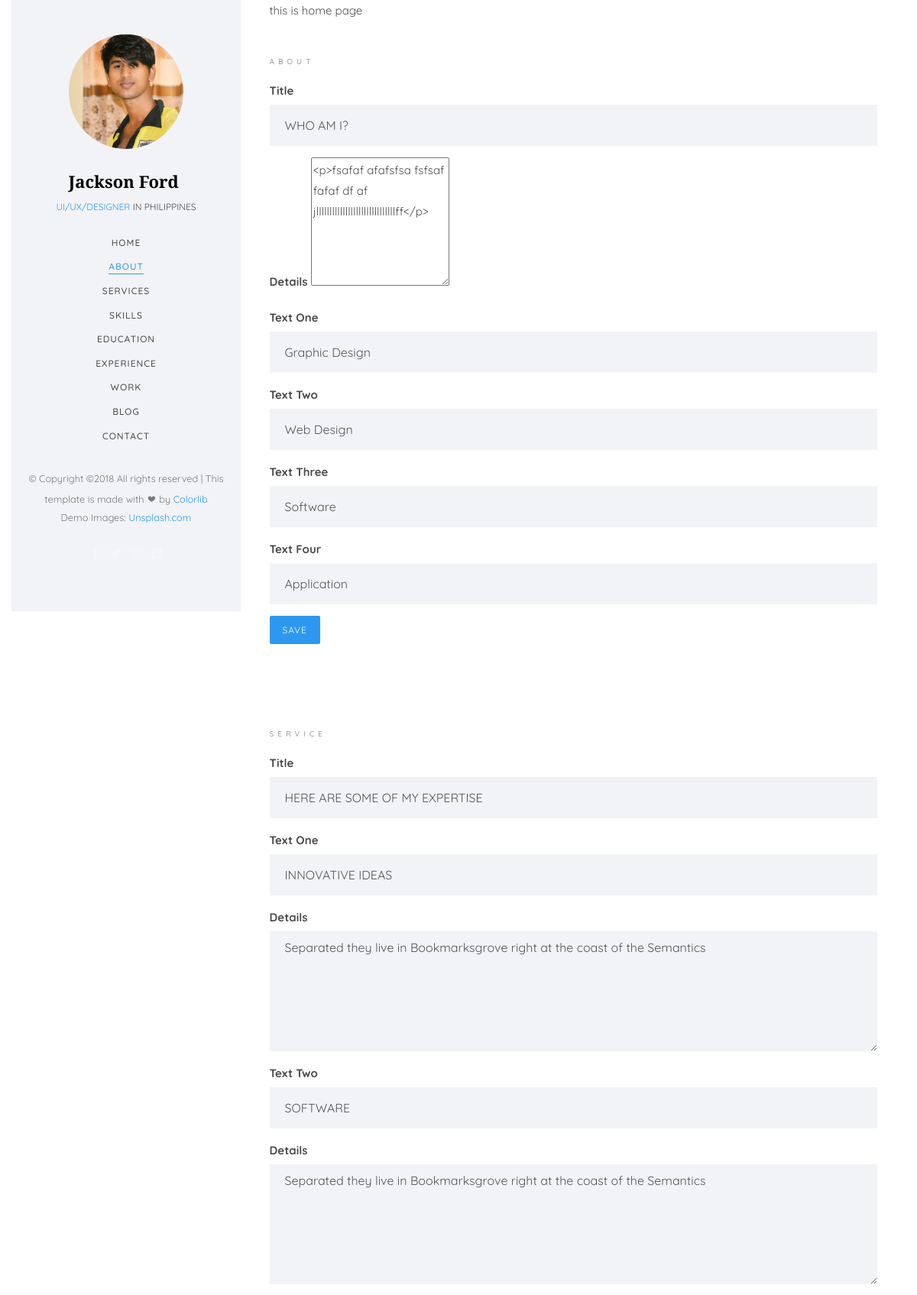
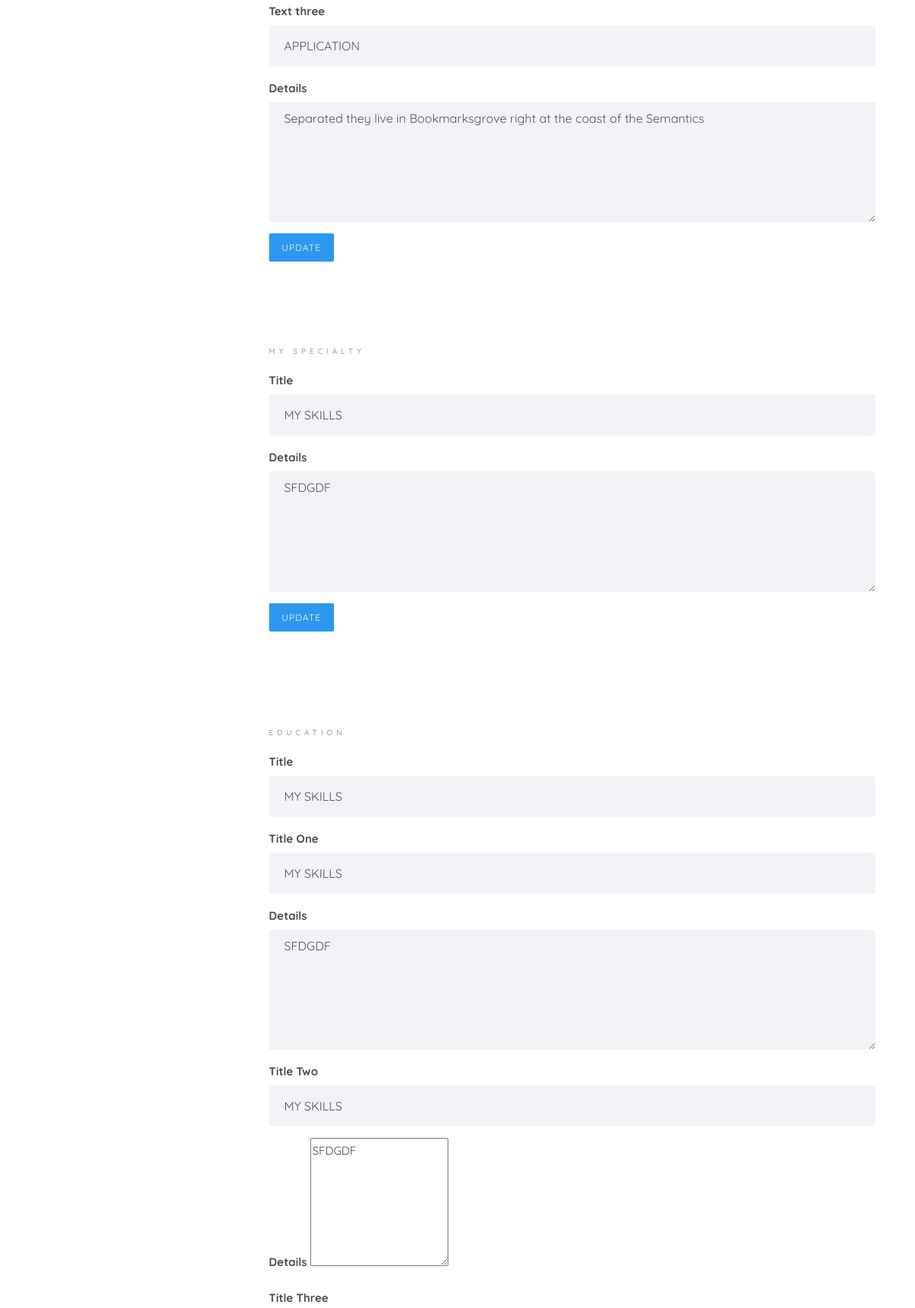
The app's page /admin/index.php (upper part) with its own data (2 pictures, top to bottom).
### tables this page shows
CREATE TABLE `tbl_about` (
  `sn` int(11) NOT NULL,
  `title` varchar(140) NOT NULL,
  `detail` text NOT NULL,
  `text_one` varchar(100) NOT NULL,
  `text_two` varchar(100) NOT NULL,
  `text_three` varchar(100) NOT NULL,
  `text_four` varchar(100) NOT NULL
);

CREATE TABLE `tbl_service` (
  `sn` int(11) NOT NULL,
  `title` varchar(150) NOT NULL,
  `text_one` varchar(50) NOT NULL,
  `text_one_details` text NOT NULL,
  `text_two` varchar(50) NOT NULL,
  `text_two_details` text NOT NULL,
  `text_three` varchar(50) NOT NULL,
  `text_three_details` text NOT NULL
);

CREATE TABLE `tbl_skill` (
  `sn` int(11) NOT NULL,
  `title` varchar(50) NOT NULL,
  `details` text NOT NULL
);

### admin/index.php (called while the page is built)
<?php include('include/header.php'); ?>
<?php include('body.php'); ?>
<?php include('include/footer.php'); ?>

### admin/body.php (the view, shortened to what this page needs)
<?php
$result1 = $mysqli->query("SELECT * FROM tbl_about ORDER BY SN DESC LIMIT 1");
$row1 = $result1->fetch_assoc();
$result_service = $mysqli->query("SELECT * FROM tbl_service ORDER BY SN DESC LIMIT 1");
$row_service = $result_service->fetch_assoc();
$result_skill = $mysqli->query("SELECT * FROM tbl_skill ORDER BY SN DESC LIMIT 1");
$row_skill = $result_skill->fetch_assoc();
?>
	<div id="colorlib-page">
		<div class="container-wrap">
		<aside id="colorlib-aside" role="complementary" class="border js-fullheight">
			<div class="text-center">
				<div class="author-img" style="background-image: url(./images/me.jpg);"></div>
				<h1 id="colorlib-logo"><a href="index.html">Jackson Ford</a></h1>
				<span class="position"><a href="#">UI/UX/Designer</a> in Philippines</span>
			</div>
			<nav id="colorlib-main-menu" role="navigation" class="navbar">
				<div id="navbar" class="collapse">
					<ul>
						<li class="active"><a href="#" data-nav-section="home">Home</a></li>
						<li><a href="#" data-nav-section="about">About</a></li>
						<li><a href="#" data-nav-section="services">Services</a></li>
						<li><a href="#" data-nav-section="skills">Skills</a></li>
						<li><a href="#" data-nav-section="education">Education</a></li>
						<li><a href="#" data-nav-section="experience">Experience</a></li>
						<li><a href="#" data-nav-section="work">Work</a></li>
						<li><a href="#" data-nav-section="blog">Blog</a></li>
						<li><a href="#" data-nav-section="contact">Contact</a></li>
					</ul>
				</div>
			</nav>
			<div class="colorlib-footer">
				<p><small>&copy;
Copyright &copy;<script>document.write(new Date().getFullYear());</script> All rights reserved | This template is made with <i class="icon-heart" aria-hidden="true"></i> by <a href="https://colorlib.com" target="_blank">Colorlib</a>
 </span> <span>Demo Images: <a href="https://unsplash.com/" target="_blank">Unsplash.com</a></span></small></p>
				<ul>
					<li><a href="#"><i class="icon-facebook2"></i></a></li>
					<li><a href="#"><i class="icon-twitter2"></i></a></li>
					<li><a href="#"><i class="icon-instagram"></i></a></li>
					<li><a href="#"><i class="icon-linkedin2"></i></a></li>
				</ul>
			</div>
		</aside>
		<div id="colorlib-main">
			<section class="colorlib-home" data-section="home">
				<div class="colorlib-narrow-content">
					<div class="row">
						<div class="col-md-12">
							this is home page
						</div>
					</div>
				</div>
			</section>
			<section class="colorlib-about" data-section="about" style="padding-top: 3em;padding-bottom: 4em;">
				<div class="colorlib-narrow-content">
				<div class="row">
				<div class="col-md-12">
					<div class="box box-primary">
				    		<span class="heading-meta">ABOUT</span>
				            <form role="form" method="post">
				              <div class="box-body">
				                <div class="form-group">
				                  <label for="exampleInputEmail1">Title</label>
				                 <input type="text" class="form-control" name="title" value="<?php echo $row1['title'];?>" >
				                </div>
				                <div class="form-group">
				                  <label>Details</label>
				                  <textarea class="ckeditor"  rows="6" name="details"><?php echo $row1['detail'];?></textarea>
				                </div>
				                <div class="form-group">
				                  <label for="exampleInputEmail1">Text One</label>
				                 <input type="text" class="form-control" name="text_one" value="<?php echo $row1['text_one'];?>" >
				                </div>
				                <div class="form-group">
				                  <label for="exampleInputEmail1">Text Two</label>
				                 <input type="text" class="form-control" name="text_two" value="<?php echo $row1['text_two'];?>">
				                </div>
				                <div class="form-group">
				                  <label for="exampleInputEmail1">Text Three</label>
				                 <input type="text" class="form-control" name="text_three" value="<?php echo $row1['text_three'];?>">
				                </div>
				                <div class="form-group">
				                  <label for="exampleInputEmail1">Text Four</label>
				                 <input type="text" class="form-control" name="text_four" value="<?php echo $row1['text_four'];?>">
				                </div>
				              <div class="box-footer">
				                <input type="submit" class="btn btn-primary" name="subbtn_ok" value="save" />
				              </div>
				          </div>
				            </form>
				    </div>
				</div>
				</div>
				</div>
			</section>
			<section class="colorlib-services" data-section="services" style="padding-top: 3em;padding-bottom:4em;">
				<div class="colorlib-narrow-content">
						<div class="row">
						<div class="col-md-12">
							<span class="heading-meta">SERVICE</span>
				            <form role="form" method="post">
				              <div class="box-body">
				                <div class="form-group">
				                  <label for="exampleInputEmail1">Title</label>
				                 <input type="text" class="form-control" name="title_service" value="<?php if($row_service['sn']==''){echo 'plz insert value!!!';}else{echo $row_service['title'];}?>" >
				                </div>
				                <div class="form-group">
				                  <label for="exampleInputEmail1">Text One</label>
				                 <input type="text" class="form-control" name="text_one_service" value="<?php if($row_service['sn']==''){echo 'plz insert value!!!';}else{echo $row_service['text_one'];}?>">
				                </div>
				                <div class="form-group">
				                  <label>Details</label>
				                  <textarea class="form-control"  rows="6" name="text_one_details"><?php if($row_service['sn']==''){echo 'plz insert value!!!';}else{echo $row_service['text_one_details'];}?></textarea>
				                </div>
				                <div class="form-group">
				                  <label for="exampleInputEmail1">Text Two</label>
				                 <input type="text" class="form-control" name="text_two_service" value="<?php if($row_service['sn']==''){echo 'plz insert value!!!';}else{echo $row_service['text_two'];}?>" >
				                </div>
				                <div class="form-group">
				                  <label>Details</label>
				                  <textarea class="form-control"  rows="6" name="text_two_details"><?php if($row_service['sn']==''){echo 'plz insert value!!!';}else{echo $row_service['text_two_details'];}?></textarea>
				                </div>
				                <div class="form-group">
				                  <label for="exampleInputEmail1">Text three</label>
				                 <input type="text" class="form-control" name="text_three_service" value="<?php if($row_service['sn']==''){echo 'plz insert value!!!';}else{echo $row_service['text_three'];}?>" >
				                </div>
				                <div class="form-group">
				                  <label>Details</label>
				                  <textarea class="form-control"  rows="6" name="text_three_details"><?php if($row_service['sn']==''){echo 'plz insert value!!!';}else{echo $row_service['text_three_details'];}?></textarea>
				                </div>
				              <div class="box-footer">
				                <input type="submit" class="btn btn-primary" name="subbtn_service" value="<?php if($row_service['sn']==''){echo 'save';}else{echo 'update';}?>" />
				              </div>
				          </div>
				            </form>
						</div>
					</div>
				</div>
			</section>
			<section class="colorlib-skills" data-section="skills" style="padding-top: 3em;padding-bottom:4em;">
				<div class="colorlib-narrow-content">
					<div class="row">
						<div class="col-md-12">
						<span class="heading-meta">My Specialty</span>
				            <form role="form" method="post">
				              <div class="box-body">
				                <div class="form-group">
				                  <label for="exampleInputEmail1">Title</label>
				                 <input type="text" class="form-control" name="title_skill" value="<?php if($row_skill['sn']==''){echo 'plz insert value!!!';}else{echo $row_skill['title'];}?>" >
				                </div>
				                <div class="form-group">
				                  <label>Details</label>
				                  <textarea class="form-control"  rows="6" name="text_details_skill"><?php if($row_skill['sn']==''){echo 'plz insert value!!!';}else{echo $row_skill['details'];}?></textarea>
				                </div>
				              <div class="box-footer">
				                <input type="submit" class="btn btn-primary" name="subbtn_skill" value="<?php if($row_skill['sn']==''){echo 'save';}else{echo 'update';}?>" />
				              </div>
				          </div>
				            </form>
						</div>
					</div>
				</div>
			</section>
			<section class="colorlib-education" data-section="education">
				<div class="colorlib-narrow-content">
					<div class="row">
						<div class="col-md-12">
						<span class="heading-meta">Education</span>
							<form role="form" method="post">
				              <div class="box-body">
				                <div class="form-group">
				                  <label for="exampleInputEmail1">Title</label>
				                 <input type="text" class="form-control" name="title_skill" value="<?php if($row_skill['sn']==''){echo 'plz insert value!!!';}else{echo $row_skill['title'];}?>" >
				                </div>
				                <div class="form-group">
				                <label for="exampleInputEmail1">Title One</label>
				                 <input type="text" class="form-control" name="title_skill" value="<?php if($row_skill['sn']==''){echo 'plz insert value!!!';}else{echo $row_skill['title'];}?>" >
				                </div>
				                <div class="form-group">
				                  <label>Details</label>
				                  <textarea class="form-control"  rows="6" name="text_details_skill"><?php if($row_skill['sn']==''){echo 'plz insert value!!!';}else{echo $row_skill['details'];}?></textarea>
				                </div>
				                <div class="form-group">
				                <label for="exampleInputEmail1">Title Two</label>
				                 <input type="text" class="form-control" name="title_skill" value="<?php if($row_skill['sn']==''){echo 'plz insert value!!!';}else{echo $row_skill['title'];}?>" >
				                </div>
				                <div class="form-group">
				                  <label>Details</label>
				                  <textarea class="ckeditor"  rows="6" name="text_details_two_edu"><?php if($row_skill['sn']==''){echo 'plz insert value!!!';}else{echo $row_skill['details'];}?></textarea>
				                </div>
				                <div class="form-group">
				                <label for="exampleInputEmail1">Title Three</label>
				                </div>
				          </div>
				            </form>
						</div>
					</div>
				</div>
			</section>
		</div>
	</div>
	</div>

### admin/include/header.php (shortened to what this page needs)
<!DOCTYPE HTML>
<html>
	<head>
	<link rel="stylesheet" href="../css/animate.css">
	<link rel="stylesheet" href="../css/icomoon.css">
	<link rel="stylesheet" href="../css/bootstrap.css">
	<link rel="stylesheet" href="../css/flexslider.css">
	<link rel="stylesheet" href="../fonts/flaticon/font/flaticon.css">
	<link rel="stylesheet" href="../css/owl.carousel.min.css">
	<link rel="stylesheet" href="../css/owl.theme.default.min.css">
	<link rel="stylesheet" href="../css/style.css">
	</head>
	<body>

### admin/include/footer.php (shortened to what this page needs)
	</body>
</html>

### css/icomoon.css (style rules this page uses)
[class^="icon-"], [class*=" icon-"] { font-family: 'icomoon' !important; speak: none; font-style: normal; font-weight: normal; font-variant: normal; text-transform: none; line-height: 1; -webkit-font-smoothing: antialiased; -moz-osx-font-smoothing: grayscale; }
.icon-heart:before { content: "\e950"; }
.icon-facebook2:before { content: "\eac0"; }
.icon-instagram:before { content: "\eac2"; }
.icon-twitter2:before { content: "\eac6"; }
.icon-linkedin2:before { content: "\eaf9"; }

### records on screen
tbl_about: title "WHO AM I?", details "<p>fsafaf afafsfsa fsfsaf fafaf df af jllllllllllllllllllllllllllllllff</p>", text_one "Graphic Design", text_two "Web Design", text_three "Software", text_four "Application"
tbl_service: title_service "HERE ARE SOME OF MY EXPERTISE", text_one_service "INNOVATIVE IDEAS", text_one_details "Separated they live in Bookmarksgrove right at the coast of the Semantics", text_two_service "SOFTWARE", text_two_details "Separated they live in Bookmarksgrove right at the coast of the Semantics", text_three_service "APPLICATION", text_three_details "Separated they live in Bookmarksgrove right at the coast of the Semantics", subbtn_service "update"
tbl_skill: title_skill "MY SKILLS", text_details_skill "SFDGDF", subbtn_skill "update", text_details_two_edu "SFDGDF"
